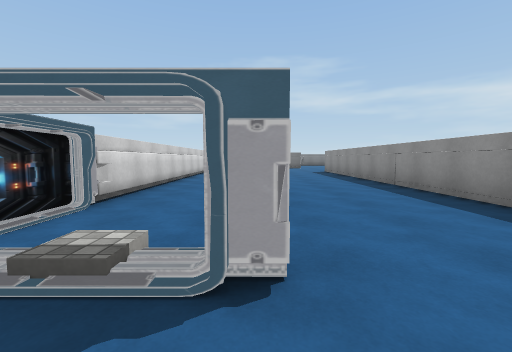
view 1 (above)

21 first-person views from a walk through a Unity game level. The camera is 1.3 m above the floor, tilts 4° down and sees 90° across. Doors are open. The floor is counted in squares, 2 m on a side. Each view is taken from the middle of a square. On the plan, view 1 faces up. The plan holds only what a view shows up to about 9 squares ahead; the rest is blank. The place goes on beyond the plan. The player character is not drawn. Some surface patterns are stand-ins.

view 2
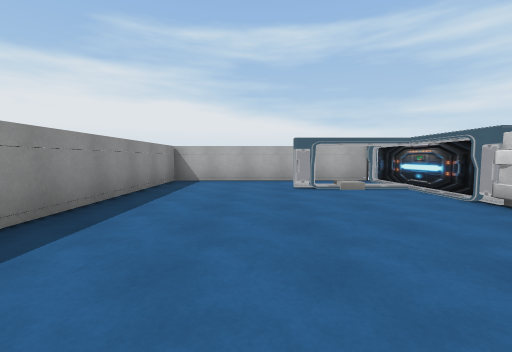

view 3
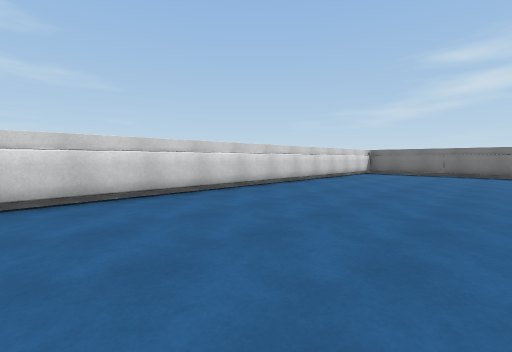

view 4
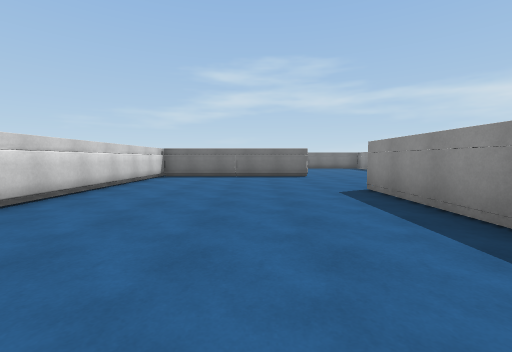

view 5
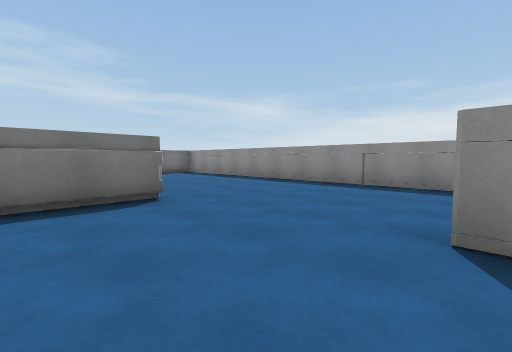

view 6
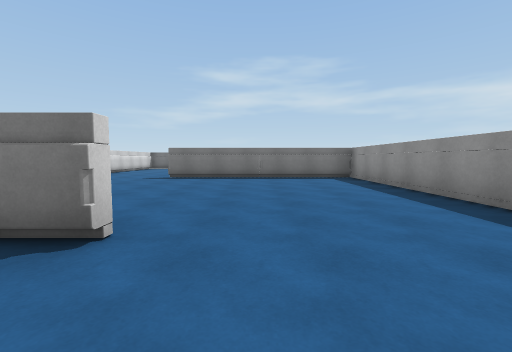

view 7
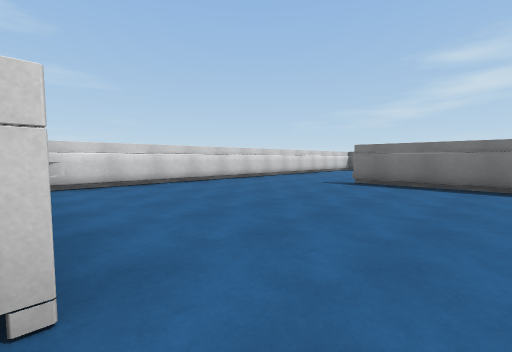

view 8
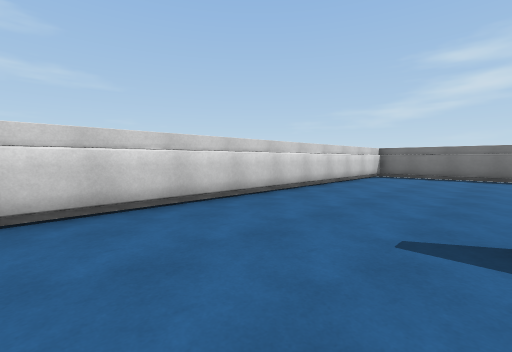

view 9
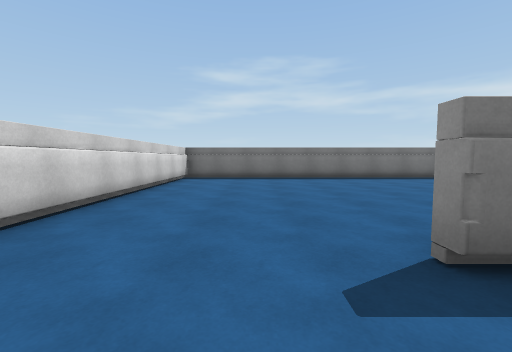

view 10
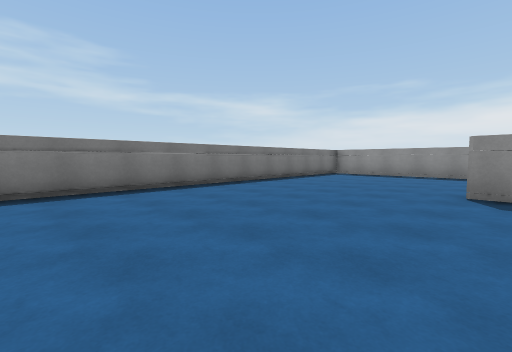

view 11
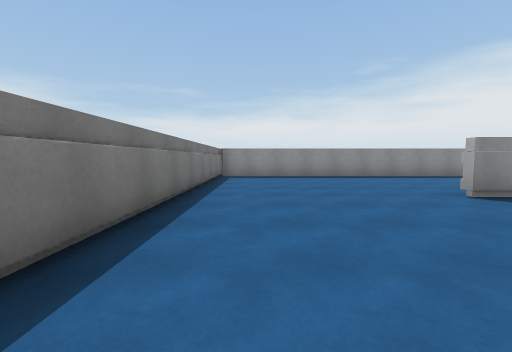

view 12
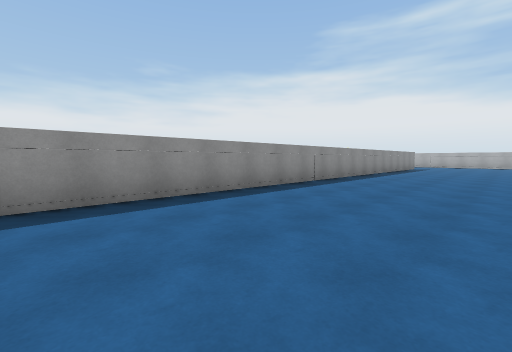

view 13
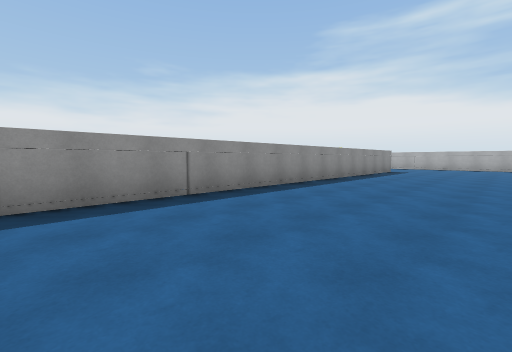

view 14
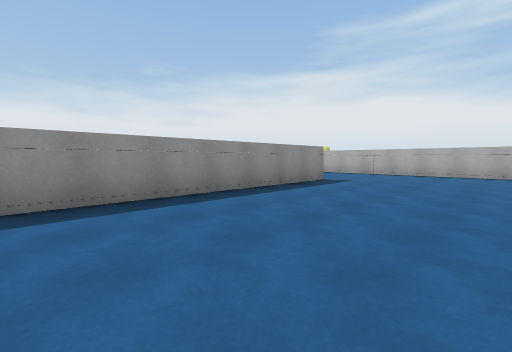

view 15
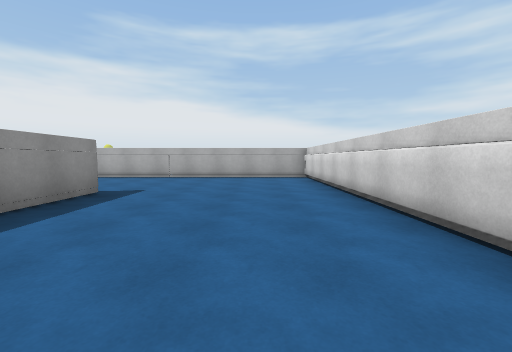

view 16
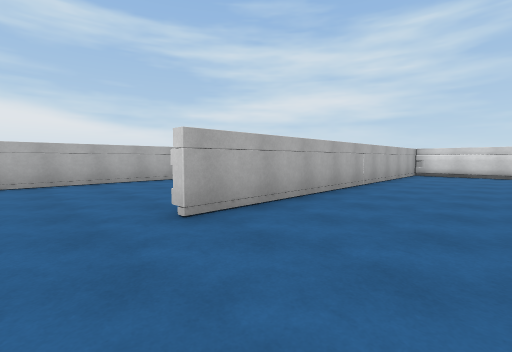

view 17
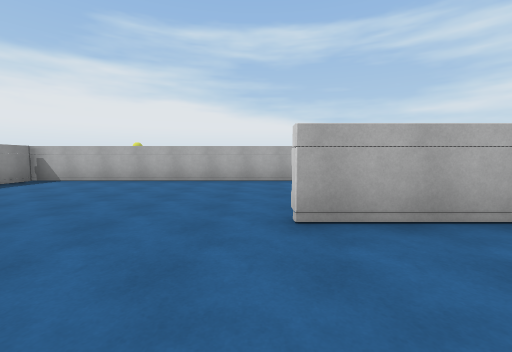

view 18
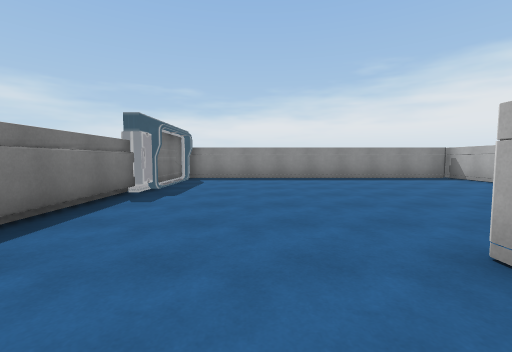

view 19
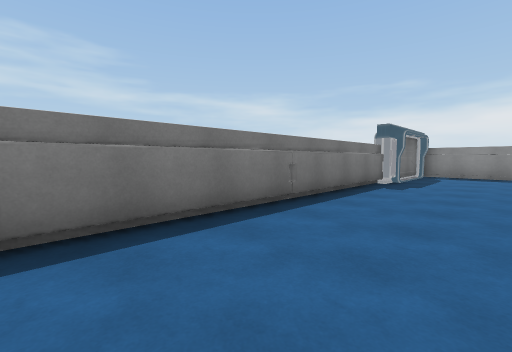

view 20
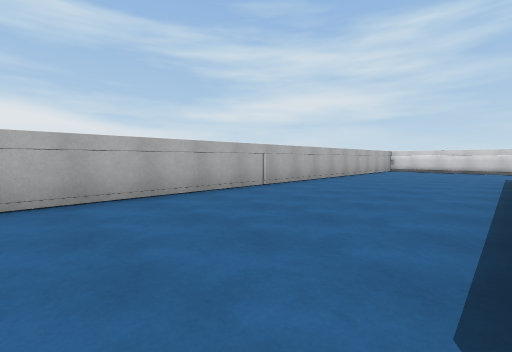

view 21
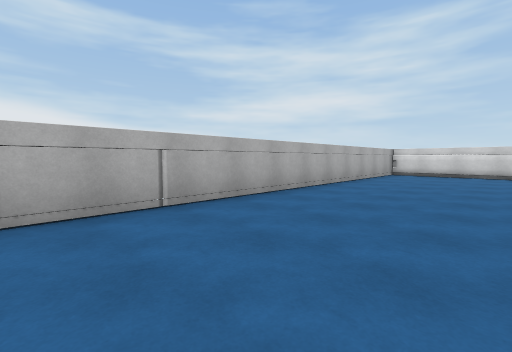

### Floor plan
Points are (right, up) in squares from view 1. A wall is a line through its corners. A room is listed if a view was taken in it or the views show most of it. See-through windows are left out.
Room 1 (view 1)
walls: (0.2, 1.6) (0.2, 1.2) (-0.2, 1.2); (-2.4, -0.2) (3.3, -0.2) (3.3, 1.5)
ways out: opening at (1.5, 1) to room 2
Room 2 (views 2, 3, 4, 5, 6, 7, 8, 9, 10, 11, 12, 13, 14, 15, 16, 17, 18, 19, 20, 21)
walls: (7.1, 12.8) (7.1, 22.3) (1.1, 22.3); (7.4, 11.5) (7.4, 4.5) (16.6, 4.5); (2.9, 15.8) (-2.2, 15.8) (-2.2, 3.3); (11.9, 8.3) (11.9, 29.2) (-2.2, 29.2) (-2.2, 16.6); (7.1, 23.8) (7.1, 24.5); (3.6, 3) (3.6, 0.6); (3.3, 1.5) (3.3, 12.4); (19.9, 8.3) (12.9, 8.3); (20.4, 8.1) (19.7, 8.1); (-2.2, 4) (-2.3, 3.5); (4.4, -0.2) (23.5, -0.2); (-0.2, 1.6) (0.2, 1.6); (-2.4, 3.4) (-2.4, -0.2); (22.7, 8.3) (20.7, 8.3); (23.2, -0.1) (23.2, 8.1)
ways out: opening at (1.5, 1) to room 1
objects: other object (-1, 2)

Where each view was taken, in squares from view 1:
view 1: 0 up, 0 right, facing up
view 2: 7 up, 1 right, facing down
view 3: 5 up, 2 right, facing up-left
view 4: 7 up, 1 right, facing up
view 5: 12 up, 1 right, facing up-right
view 6: 14 up, 4 right, facing up
view 7: 16 up, 4 right, facing up-left
view 8: 20 up, 1 right, facing up-left
view 9: 21 up, 0 right, facing up
view 10: 24 up, 2 right, facing up-right
view 11: 28 up, 3 right, facing right
view 12: 25 up, 8 right, facing down-right
view 13: 21 up, 8 right, facing down-right
view 14: 15 up, 8 right, facing down-right
view 15: 13 up, 9 right, facing down
view 16: 7 up, 18 right, facing down-left
view 17: 7 up, 17 right, facing down
view 18: 6 up, 15 right, facing right
view 19: 6 up, 13 right, facing up-right
view 20: 4 up, 17 right, facing down-left
view 21: 3 up, 14 right, facing down-left
